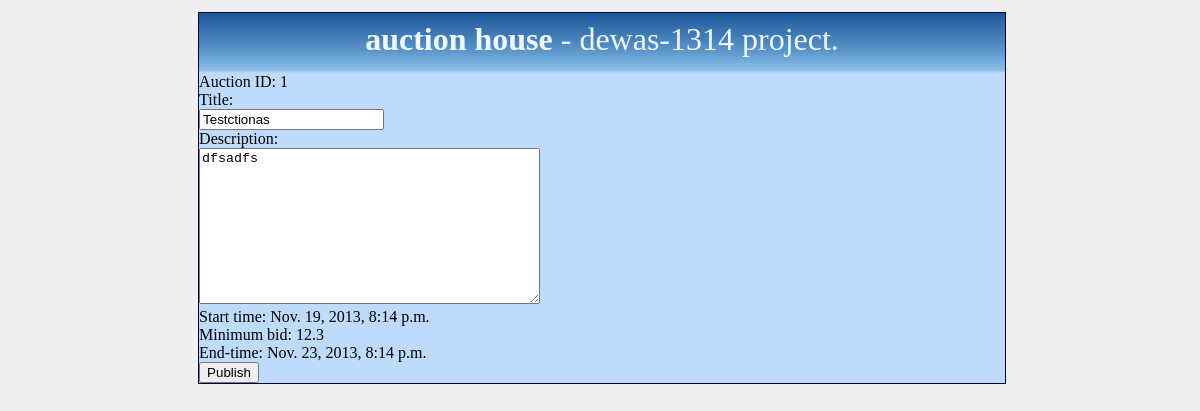
The app's page /editauction/1/ (signed in), older data.
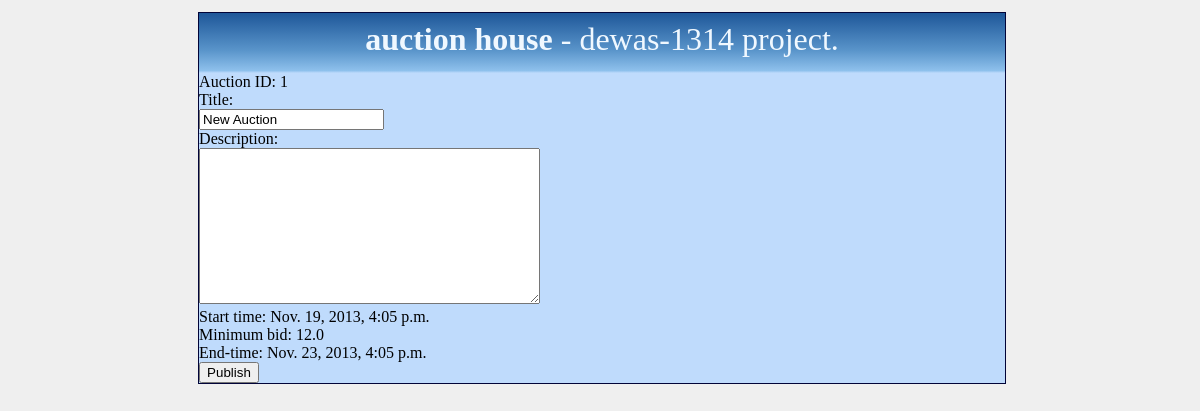
The same page, newer data.
### AuctionApp/models.py (models this page shows, shortened)
class Auction(models.Model):
    id = models.AutoField(primary_key=True)
    ownerid = models.ForeignKey(User, related_name="created")
    starttime = models.DateTimeField(default=datetime.utcnow(), blank=True)
    endtime = models.DateTimeField(default=timezone.now(), blank=True)
    title = models.CharField(max_length=30, default="New Auction")
    content = models.TextField()
    version = models.IntegerField(default=0)
    min_price = models.FloatField(default=0.00)
    is_active = models.BooleanField(default=False)
    is_locked = models.BooleanField(default=False)
    latest_bid_by = models.ForeignKey(User, related_name="bids")

### AuctionApp/views.py (the view)
@login_required(login_url="/auctionhouse/")
def edit_auction(request, auction_id):
    auction = Auction.objects.get(id=auction_id)
    tmp_endtime = datetime.now() + timedelta(hours=72)
    return render_to_response("edit_auction.html",
                              {'auction': auction, 'possible_endtime': tmp_endtime
                              }, context_instance=RequestContext(request))

### templates/edit_auction.html (shortened to what this page needs)
{% include "head.html" %}
{% include "body.html" %}
<article>
	<div id="content">
		<form action="/addauction/" method="post">
			<label>Auction ID: {{ auction.id }} </label><br>
			<label>Title: </label><br>
			<input type="text" name="title" value="{{ auction.title }}"/><br>
			<label>Description: </label><br>
			<textarea rows="10" cols="40" name="content">{{ auction.content }}</textarea><br>
			{% if auction.is_active %}
				<label>Start time: {{ auction.starttime }}</label><br>
				<label>Minimum bid: {{ auction.min_price }}</label><br>
				<label>End-time: {{ auction.endtime }}</label><br>
			{% elif auction.is_active == False %}
				<label>Minimum bid: </label><br>
				<input type="text" name="min_price" value="{{ auction.min_price }}"/>€<br>
				<label>End-time: (Needs to be at least 72 hours from publish)<br>
					Format: 23:59 31-12-2013</label><br>
				<input type="text" name="endtime" value="{{ possible_endtime|date:'H:i d-m-Y' }}"/><br>
			{% endif %}
			<input type="submit" value="Publish">
		</form>
	</div>
</article>
{% include "footer.html" %}

Row changes from the older to the newer data that the page shows:
changed Auction id 1: title "Testctionas" → "New Auction"; starttime "Nov. 19, 2013, 8:14 p.m." → "Nov. 19, 2013, 4:05 p.m."; min_price "12.3" → "12.0"; endtime "Nov. 23, 2013, 8:14 p.m." → "Nov. 23, 2013, 4:05 p.m."; content "dfsadfs" → (not shown)
